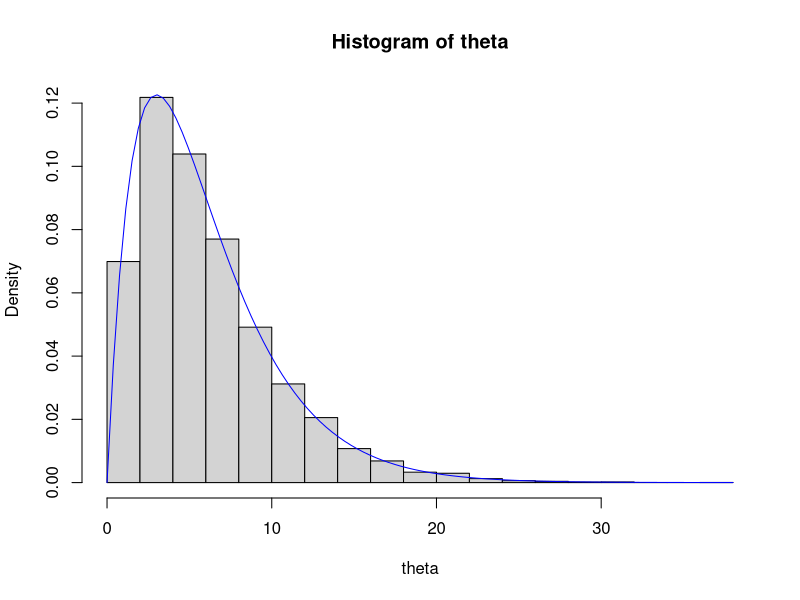

R code for this plot:
set.seed(32)
m=10000
a=2
b=1/3
theta = rgamma(n=m,shape=a,rate=b)
hist(theta,freq=FALSE)
curve(dgamma(x,shape=a,rate=b),col="blue",add=TRUE)

sum(theta)/m
mean(theta)
a/b

var(theta)
a/b^2

ind = theta < 5.0

